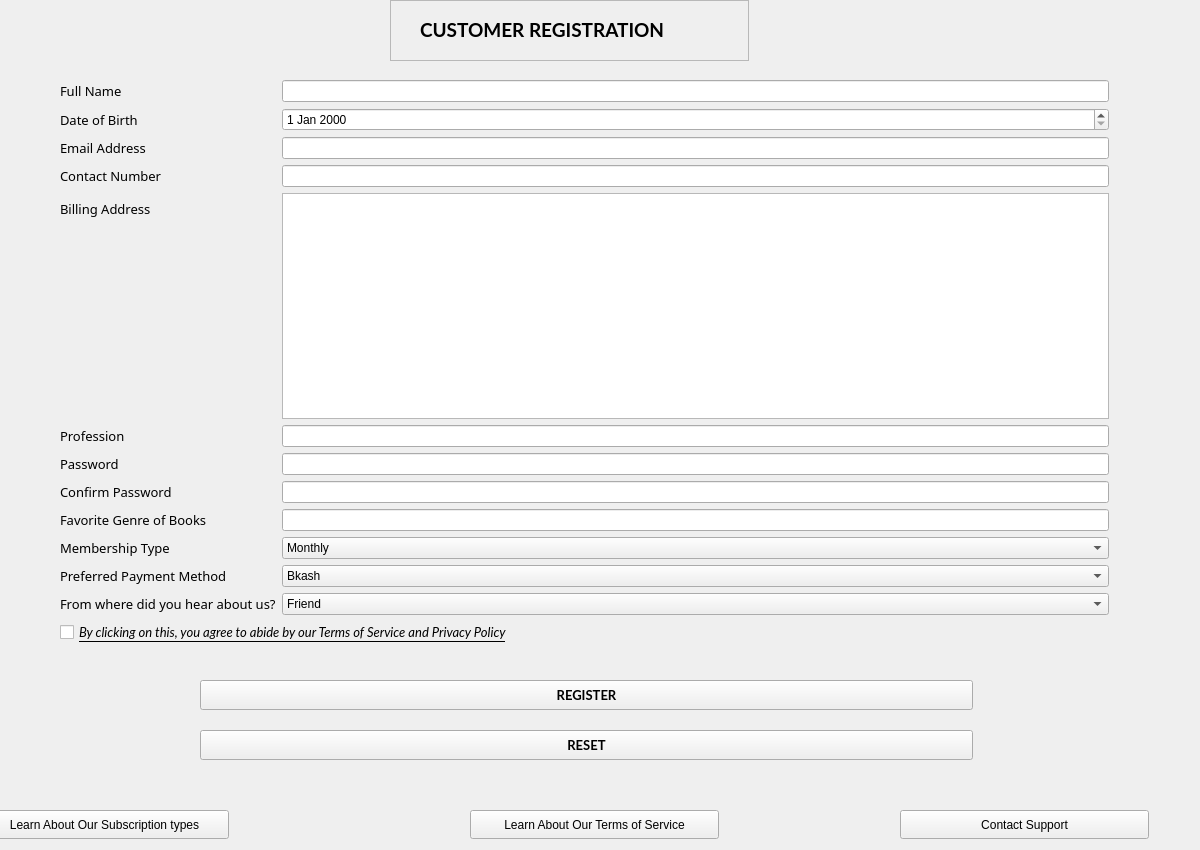
<?xml version="1.0" encoding="UTF-8"?>
<ui version="4.0">
 <class>customer_registration_panel</class>
 <widget class="QDialog" name="customer_registration_panel">
  <property name="geometry">
   <rect>
    <x>0</x>
    <y>0</y>
    <width>1200</width>
    <height>850</height>
   </rect>
  </property>
  <property name="windowTitle">
   <string>Dialog</string>
  </property>
  <widget class="QPushButton" name="pushButton_5">
   <property name="geometry">
    <rect>
     <x>1670</x>
     <y>1420</y>
     <width>251</width>
     <height>29</height>
    </rect>
   </property>
   <property name="text">
    <string>Learn About Our Terms of Service</string>
   </property>
  </widget>
  <widget class="QWidget" name="formLayoutWidget">
   <property name="geometry">
    <rect>
     <x>1260</x>
     <y>690</y>
     <width>1051</width>
     <height>563</height>
    </rect>
   </property>
   <layout class="QFormLayout" name="formLayout">
    <item row="0" column="0">
     <widget class="QLabel" name="label">
      <property name="font">
       <font>
        <family>Bahnschrift</family>
        <pointsize>10</pointsize>
       </font>
      </property>
      <property name="text">
       <string>Full Name</string>
      </property>
     </widget>
    </item>
    <item row="0" column="1">
     <widget class="QLineEdit" name="lineEdit"/>
    </item>
    <item row="1" column="0">
     <widget class="QLabel" name="label_10">
      <property name="font">
       <font>
        <family>Bahnschrift</family>
        <pointsize>10</pointsize>
       </font>
      </property>
      <property name="text">
       <string>Date of Birth</string>
      </property>
     </widget>
    </item>
    <item row="1" column="1">
     <widget class="QDateEdit" name="dateEdit"/>
    </item>
    <item row="3" column="0">
     <widget class="QLabel" name="label_11">
      <property name="font">
       <font>
        <family>Bahnschrift</family>
        <pointsize>10</pointsize>
       </font>
      </property>
      <property name="text">
       <string>Email Address</string>
      </property>
     </widget>
    </item>
    <item row="3" column="1">
     <widget class="QLineEdit" name="lineEdit_4"/>
    </item>
    <item row="4" column="0">
     <widget class="QLabel" name="label_12">
      <property name="font">
       <font>
        <family>Bahnschrift</family>
        <pointsize>10</pointsize>
       </font>
      </property>
      <property name="text">
       <string>Contact Number</string>
      </property>
     </widget>
    </item>
    <item row="4" column="1">
     <widget class="QLineEdit" name="lineEdit_3"/>
    </item>
    <item row="5" column="0">
     <widget class="QLabel" name="label_3">
      <property name="font">
       <font>
        <family>Bahnschrift</family>
        <pointsize>10</pointsize>
       </font>
      </property>
      <property name="text">
       <string>Billing Address</string>
      </property>
     </widget>
    </item>
    <item row="5" column="1">
     <widget class="QTextEdit" name="textEdit">
      <property name="html">
       <string>&lt;!DOCTYPE HTML PUBLIC &quot;-//W3C//DTD HTML 4.0//EN&quot; &quot;http://www.w3.org/TR/REC-html40/strict.dtd&quot;&gt;
&lt;html&gt;&lt;head&gt;&lt;meta name=&quot;qrichtext&quot; content=&quot;1&quot; /&gt;&lt;meta charset=&quot;utf-8&quot; /&gt;&lt;style type=&quot;text/css&quot;&gt;
p, li { white-space: pre-wrap; }
hr { height: 1px; border-width: 0; }
li.unchecked::marker { content: &quot;\2610&quot;; }
li.checked::marker { content: &quot;\2612&quot;; }
&lt;/style&gt;&lt;/head&gt;&lt;body style=&quot; font-family:'Segoe UI'; font-size:9pt; font-weight:400; font-style:normal;&quot;&gt;
&lt;p style=&quot;-qt-paragraph-type:empty; margin-top:0px; margin-bottom:0px; margin-left:0px; margin-right:0px; -qt-block-indent:0; text-indent:0px;&quot;&gt;&lt;br /&gt;&lt;/p&gt;&lt;/body&gt;&lt;/html&gt;</string>
      </property>
     </widget>
    </item>
    <item row="6" column="0">
     <widget class="QLabel" name="label_4">
      <property name="font">
       <font>
        <family>Bahnschrift</family>
        <pointsize>10</pointsize>
       </font>
      </property>
      <property name="text">
       <string>Profession</string>
      </property>
     </widget>
    </item>
    <item row="6" column="1">
     <widget class="QLineEdit" name="lineEdit_5"/>
    </item>
    <item row="7" column="0">
     <widget class="QLabel" name="label_13">
      <property name="font">
       <font>
        <family>Bahnschrift</family>
        <pointsize>10</pointsize>
       </font>
      </property>
      <property name="text">
       <string>Password</string>
      </property>
     </widget>
    </item>
    <item row="7" column="1">
     <widget class="QLineEdit" name="lineEdit_7"/>
    </item>
    <item row="8" column="0">
     <widget class="QLabel" name="label_14">
      <property name="font">
       <font>
        <family>Bahnschrift</family>
        <pointsize>10</pointsize>
       </font>
      </property>
      <property name="text">
       <string>Confirm Password</string>
      </property>
     </widget>
    </item>
    <item row="8" column="1">
     <widget class="QLineEdit" name="lineEdit_8"/>
    </item>
    <item row="9" column="0">
     <widget class="QLabel" name="label_9">
      <property name="font">
       <font>
        <family>Bahnschrift</family>
        <pointsize>10</pointsize>
       </font>
      </property>
      <property name="text">
       <string>Favorite Genre of Books</string>
      </property>
     </widget>
    </item>
    <item row="9" column="1">
     <widget class="QLineEdit" name="lineEdit_6"/>
    </item>
    <item row="10" column="0">
     <widget class="QLabel" name="label_5">
      <property name="font">
       <font>
        <family>Bahnschrift</family>
        <pointsize>10</pointsize>
       </font>
      </property>
      <property name="text">
       <string>Membership Type</string>
      </property>
     </widget>
    </item>
    <item row="10" column="1">
     <widget class="QComboBox" name="comboBox">
      <item>
       <property name="text">
        <string>Monthly</string>
       </property>
      </item>
      <item>
       <property name="text">
        <string>Yearly</string>
       </property>
      </item>
     </widget>
    </item>
    <item row="11" column="0">
     <widget class="QLabel" name="label_6">
      <property name="font">
       <font>
        <family>Bahnschrift</family>
        <pointsize>10</pointsize>
       </font>
      </property>
      <property name="text">
       <string>Preferred Payment Method</string>
      </property>
     </widget>
    </item>
    <item row="11" column="1">
     <widget class="QComboBox" name="comboBox_2">
      <item>
       <property name="text">
        <string>Bkash</string>
       </property>
      </item>
      <item>
       <property name="text">
        <string>Nagad</string>
       </property>
      </item>
      <item>
       <property name="text">
        <string>Bank Transfer</string>
       </property>
      </item>
     </widget>
    </item>
    <item row="13" column="0">
     <widget class="QLabel" name="label_7">
      <property name="font">
       <font>
        <family>Bahnschrift</family>
        <pointsize>10</pointsize>
       </font>
      </property>
      <property name="text">
       <string>From where did you hear about us?</string>
      </property>
     </widget>
    </item>
    <item row="13" column="1">
     <widget class="QComboBox" name="comboBox_3">
      <item>
       <property name="text">
        <string>Friend</string>
       </property>
      </item>
      <item>
       <property name="text">
        <string>Family</string>
       </property>
      </item>
      <item>
       <property name="text">
        <string>Advertisement</string>
       </property>
      </item>
     </widget>
    </item>
    <item row="15" column="0" colspan="2">
     <widget class="QCheckBox" name="checkBox">
      <property name="font">
       <font>
        <family>Lato</family>
        <pointsize>10</pointsize>
        <italic>true</italic>
        <underline>true</underline>
       </font>
      </property>
      <property name="mouseTracking">
       <bool>true</bool>
      </property>
      <property name="text">
       <string>By clicking on this, you agree to abide by our Terms of Service and Privacy Policy</string>
      </property>
     </widget>
    </item>
   </layout>
  </widget>
  <widget class="QPushButton" name="pushButton_4">
   <property name="geometry">
    <rect>
     <x>2100</x>
     <y>1420</y>
     <width>251</width>
     <height>29</height>
    </rect>
   </property>
   <property name="text">
    <string>Contact Support</string>
   </property>
  </widget>
  <widget class="QPushButton" name="pushButton_3">
   <property name="geometry">
    <rect>
     <x>1180</x>
     <y>1420</y>
     <width>251</width>
     <height>29</height>
    </rect>
   </property>
   <property name="text">
    <string>Learn About Our Subscription types</string>
   </property>
  </widget>
  <widget class="QPushButton" name="pushButton_2">
   <property name="geometry">
    <rect>
     <x>1400</x>
     <y>1340</y>
     <width>775</width>
     <height>30</height>
    </rect>
   </property>
   <property name="font">
    <font>
     <family>Lato</family>
     <pointsize>10</pointsize>
     <bold>true</bold>
    </font>
   </property>
   <property name="text">
    <string>RESET</string>
   </property>
  </widget>
  <widget class="QPushButton" name="pushButton">
   <property name="geometry">
    <rect>
     <x>1400</x>
     <y>1290</y>
     <width>775</width>
     <height>30</height>
    </rect>
   </property>
   <property name="font">
    <font>
     <family>Lato</family>
     <pointsize>10</pointsize>
     <bold>true</bold>
    </font>
   </property>
   <property name="text">
    <string>REGISTER</string>
   </property>
  </widget>
  <widget class="QFrame" name="frame">
   <property name="geometry">
    <rect>
     <x>1590</x>
     <y>610</y>
     <width>361</width>
     <height>61</height>
    </rect>
   </property>
   <property name="frameShape">
    <enum>QFrame::StyledPanel</enum>
   </property>
   <property name="frameShadow">
    <enum>QFrame::Raised</enum>
   </property>
   <widget class="QLabel" name="label_8">
    <property name="geometry">
     <rect>
      <x>30</x>
      <y>20</y>
      <width>301</width>
      <height>20</height>
     </rect>
    </property>
    <property name="font">
     <font>
      <family>Lato</family>
      <pointsize>14</pointsize>
      <bold>true</bold>
     </font>
    </property>
    <property name="text">
     <string>CUSTOMER REGISTRATION</string>
    </property>
   </widget>
  </widget>
  <widget class="QPushButton" name="pushButton_6">
   <property name="geometry">
    <rect>
     <x>470</x>
     <y>810</y>
     <width>249</width>
     <height>29</height>
    </rect>
   </property>
   <property name="text">
    <string>Learn About Our Terms of Service</string>
   </property>
  </widget>
  <widget class="QWidget" name="formLayoutWidget_2">
   <property name="geometry">
    <rect>
     <x>60</x>
     <y>80</y>
     <width>1049</width>
     <height>563</height>
    </rect>
   </property>
   <layout class="QFormLayout" name="formLayout_2">
    <item row="0" column="0">
     <widget class="QLabel" name="label_2">
      <property name="font">
       <font>
        <family>Bahnschrift</family>
        <pointsize>10</pointsize>
       </font>
      </property>
      <property name="text">
       <string>Full Name</string>
      </property>
     </widget>
    </item>
    <item row="0" column="1">
     <widget class="QLineEdit" name="lineEdit_2"/>
    </item>
    <item row="1" column="0">
     <widget class="QLabel" name="label_15">
      <property name="font">
       <font>
        <family>Bahnschrift</family>
        <pointsize>10</pointsize>
       </font>
      </property>
      <property name="text">
       <string>Date of Birth</string>
      </property>
     </widget>
    </item>
    <item row="1" column="1">
     <widget class="QDateEdit" name="dateEdit_2"/>
    </item>
    <item row="3" column="0">
     <widget class="QLabel" name="label_16">
      <property name="font">
       <font>
        <family>Bahnschrift</family>
        <pointsize>10</pointsize>
       </font>
      </property>
      <property name="text">
       <string>Email Address</string>
      </property>
     </widget>
    </item>
    <item row="3" column="1">
     <widget class="QLineEdit" name="lineEdit_9"/>
    </item>
    <item row="4" column="0">
     <widget class="QLabel" name="label_17">
      <property name="font">
       <font>
        <family>Bahnschrift</family>
        <pointsize>10</pointsize>
       </font>
      </property>
      <property name="text">
       <string>Contact Number</string>
      </property>
     </widget>
    </item>
    <item row="4" column="1">
     <widget class="QLineEdit" name="lineEdit_10"/>
    </item>
    <item row="5" column="0">
     <widget class="QLabel" name="label_18">
      <property name="font">
       <font>
        <family>Bahnschrift</family>
        <pointsize>10</pointsize>
       </font>
      </property>
      <property name="text">
       <string>Billing Address</string>
      </property>
     </widget>
    </item>
    <item row="5" column="1">
     <widget class="QTextEdit" name="textEdit_2">
      <property name="html">
       <string>&lt;!DOCTYPE HTML PUBLIC &quot;-//W3C//DTD HTML 4.0//EN&quot; &quot;http://www.w3.org/TR/REC-html40/strict.dtd&quot;&gt;
&lt;html&gt;&lt;head&gt;&lt;meta name=&quot;qrichtext&quot; content=&quot;1&quot; /&gt;&lt;meta charset=&quot;utf-8&quot; /&gt;&lt;style type=&quot;text/css&quot;&gt;
p, li { white-space: pre-wrap; }
hr { height: 1px; border-width: 0; }
li.unchecked::marker { content: &quot;\2610&quot;; }
li.checked::marker { content: &quot;\2612&quot;; }
&lt;/style&gt;&lt;/head&gt;&lt;body style=&quot; font-family:'Segoe UI'; font-size:9pt; font-weight:400; font-style:normal;&quot;&gt;
&lt;p style=&quot;-qt-paragraph-type:empty; margin-top:0px; margin-bottom:0px; margin-left:0px; margin-right:0px; -qt-block-indent:0; text-indent:0px;&quot;&gt;&lt;br /&gt;&lt;/p&gt;&lt;/body&gt;&lt;/html&gt;</string>
      </property>
     </widget>
    </item>
    <item row="6" column="0">
     <widget class="QLabel" name="label_19">
      <property name="font">
       <font>
        <family>Bahnschrift</family>
        <pointsize>10</pointsize>
       </font>
      </property>
      <property name="text">
       <string>Profession</string>
      </property>
     </widget>
    </item>
    <item row="6" column="1">
     <widget class="QLineEdit" name="lineEdit_11"/>
    </item>
    <item row="7" column="0">
     <widget class="QLabel" name="label_20">
      <property name="font">
       <font>
        <family>Bahnschrift</family>
        <pointsize>10</pointsize>
       </font>
      </property>
      <property name="text">
       <string>Password</string>
      </property>
     </widget>
    </item>
    <item row="7" column="1">
     <widget class="QLineEdit" name="lineEdit_12"/>
    </item>
    <item row="8" column="0">
     <widget class="QLabel" name="label_21">
      <property name="font">
       <font>
        <family>Bahnschrift</family>
        <pointsize>10</pointsize>
       </font>
      </property>
      <property name="text">
       <string>Confirm Password</string>
      </property>
     </widget>
    </item>
    <item row="8" column="1">
     <widget class="QLineEdit" name="lineEdit_13"/>
    </item>
    <item row="9" column="0">
     <widget class="QLabel" name="label_22">
      <property name="font">
       <font>
        <family>Bahnschrift</family>
        <pointsize>10</pointsize>
       </font>
      </property>
      <property name="text">
       <string>Favorite Genre of Books</string>
      </property>
     </widget>
    </item>
    <item row="9" column="1">
     <widget class="QLineEdit" name="lineEdit_14"/>
    </item>
    <item row="10" column="0">
     <widget class="QLabel" name="label_23">
      <property name="font">
       <font>
        <family>Bahnschrift</family>
        <pointsize>10</pointsize>
       </font>
      </property>
      <property name="text">
       <string>Membership Type</string>
      </property>
     </widget>
    </item>
    <item row="10" column="1">
     <widget class="QComboBox" name="comboBox_4">
      <item>
       <property name="text">
        <string>Monthly</string>
       </property>
      </item>
      <item>
       <property name="text">
        <string>Yearly</string>
       </property>
      </item>
     </widget>
    </item>
    <item row="11" column="0">
     <widget class="QLabel" name="label_24">
      <property name="font">
       <font>
        <family>Bahnschrift</family>
        <pointsize>10</pointsize>
       </font>
      </property>
      <property name="text">
       <string>Preferred Payment Method</string>
      </property>
     </widget>
    </item>
    <item row="11" column="1">
     <widget class="QComboBox" name="comboBox_5">
      <item>
       <property name="text">
        <string>Bkash</string>
       </property>
      </item>
      <item>
       <property name="text">
        <string>Nagad</string>
       </property>
      </item>
      <item>
       <property name="text">
        <string>Bank Transfer</string>
       </property>
      </item>
     </widget>
    </item>
    <item row="13" column="0">
     <widget class="QLabel" name="label_25">
      <property name="font">
       <font>
        <family>Bahnschrift</family>
        <pointsize>10</pointsize>
       </font>
      </property>
      <property name="text">
       <string>From where did you hear about us?</string>
      </property>
     </widget>
    </item>
    <item row="13" column="1">
     <widget class="QComboBox" name="comboBox_6">
      <item>
       <property name="text">
        <string>Friend</string>
       </property>
      </item>
      <item>
       <property name="text">
        <string>Family</string>
       </property>
      </item>
      <item>
       <property name="text">
        <string>Advertisement</string>
       </property>
      </item>
     </widget>
    </item>
    <item row="15" column="0" colspan="2">
     <widget class="QCheckBox" name="checkBox_2">
      <property name="font">
       <font>
        <family>Lato</family>
        <pointsize>10</pointsize>
        <italic>true</italic>
        <underline>true</underline>
       </font>
      </property>
      <property name="mouseTracking">
       <bool>true</bool>
      </property>
      <property name="text">
       <string>By clicking on this, you agree to abide by our Terms of Service and Privacy Policy</string>
      </property>
     </widget>
    </item>
   </layout>
  </widget>
  <widget class="QPushButton" name="pushButton_7">
   <property name="geometry">
    <rect>
     <x>900</x>
     <y>810</y>
     <width>249</width>
     <height>29</height>
    </rect>
   </property>
   <property name="text">
    <string>Contact Support</string>
   </property>
  </widget>
  <widget class="QPushButton" name="pushButton_8">
   <property name="geometry">
    <rect>
     <x>-20</x>
     <y>810</y>
     <width>249</width>
     <height>29</height>
    </rect>
   </property>
   <property name="text">
    <string>Learn About Our Subscription types</string>
   </property>
  </widget>
  <widget class="QPushButton" name="pushButton_9">
   <property name="geometry">
    <rect>
     <x>200</x>
     <y>730</y>
     <width>773</width>
     <height>30</height>
    </rect>
   </property>
   <property name="font">
    <font>
     <family>Lato</family>
     <pointsize>10</pointsize>
     <bold>true</bold>
    </font>
   </property>
   <property name="text">
    <string>RESET</string>
   </property>
  </widget>
  <widget class="QPushButton" name="pushButton_10">
   <property name="geometry">
    <rect>
     <x>200</x>
     <y>680</y>
     <width>773</width>
     <height>30</height>
    </rect>
   </property>
   <property name="font">
    <font>
     <family>Lato</family>
     <pointsize>10</pointsize>
     <bold>true</bold>
    </font>
   </property>
   <property name="text">
    <string>REGISTER</string>
   </property>
  </widget>
  <widget class="QFrame" name="frame_2">
   <property name="geometry">
    <rect>
     <x>390</x>
     <y>0</y>
     <width>359</width>
     <height>61</height>
    </rect>
   </property>
   <property name="frameShape">
    <enum>QFrame::StyledPanel</enum>
   </property>
   <property name="frameShadow">
    <enum>QFrame::Raised</enum>
   </property>
   <widget class="QLabel" name="label_26">
    <property name="geometry">
     <rect>
      <x>30</x>
      <y>20</y>
      <width>301</width>
      <height>20</height>
     </rect>
    </property>
    <property name="font">
     <font>
      <family>Lato</family>
      <pointsize>14</pointsize>
      <bold>true</bold>
     </font>
    </property>
    <property name="text">
     <string>CUSTOMER REGISTRATION</string>
    </property>
   </widget>
  </widget>
 </widget>
 <resources/>
 <connections/>
</ui>
